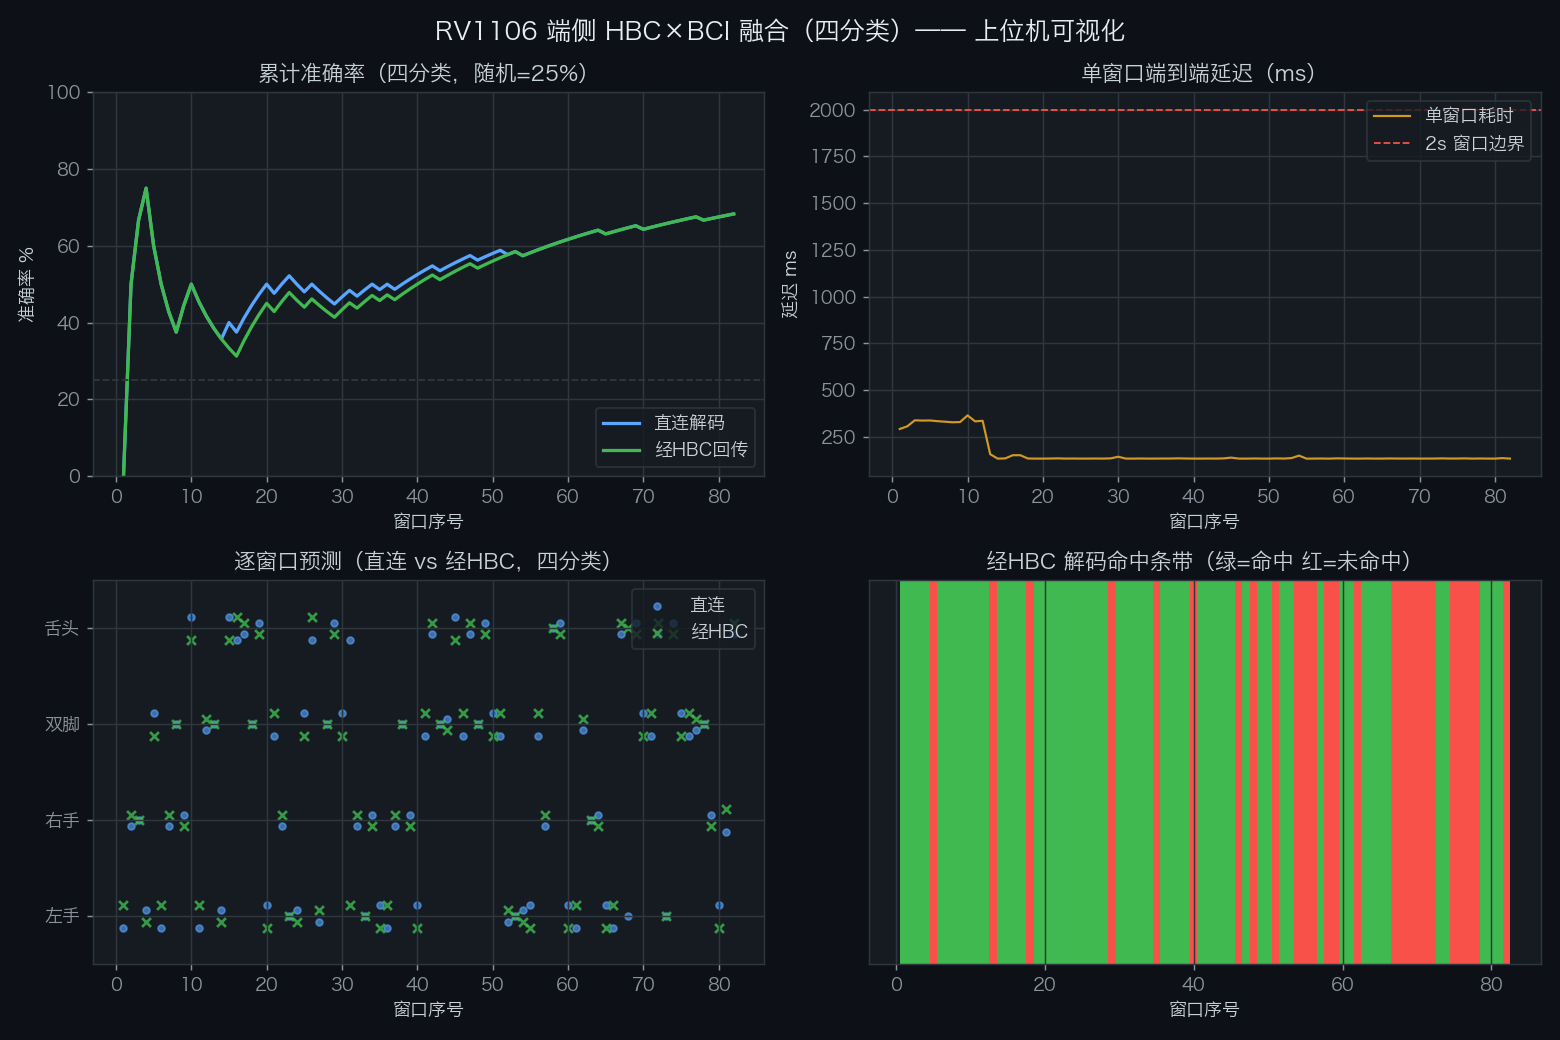

Recreate this plot in Python.
#!/usr/bin/env python3
# -*- coding: utf-8 -*-
"""
demo_visualizer.py — 上位机可视化脚本（端侧解码 → HBC 回传 → 上位机可视化，四分类）

演示链路（完整闭环，四分类 左手/右手/双脚/舌头）：
  板载 RV1106 (端侧)                        上位机 (Mac)
  ─────────────────────                    ──────────────────
  lif_surrogate_fusion_4class              demo_visualizer.py
  ① LIF-EEGNet 直连解码（类脑，四分类）      读取 adb 流式输出
  ② 8bit 量化 → OOK → HBC 信道仿真         解析逐窗口结果
     → 包络解调 → 反量化（"回传"）         终端实时打印 + 暗色图
  ③ 收端二次解码（经HBC，四分类）           （可选）matplotlib 实时曲线

板载端复用现有二进制（不重新编译）：
  - ./lif_surrogate_fusion_4class <bin> stream → 逐窗口流式输出（演示主链路）
  - ./lif_surrogate_fusion_4class <bin>         → 全量统计（直连/经HBC/一致率/每类精度）

三种运行模式（--live / --file / --mock）：
  --live   默认：adb shell 启动板载 lif_surrogate_fusion_4class stream，实时流式可视化
  --file   离线：回放一段已抓取的板载输出日志（如 lif_4class_stream.log）
  --mock   纯离线：无板子时用合成数据演示可视化本身（不冒充真实板载数字）

依赖：numpy（必需）、matplotlib（可选，缺省则自动退化为纯终端模式）。
运行（遵循本项目 Python 环境铁律，env -i 隔离）：
  env -i HOME=$HOME PATH=/usr/bin:/bin:/usr/sbin:/sbin:/opt/homebrew/bin \\
      /opt/miniconda3/envs/openmmlab/bin/python demo_visualizer.py --file lif_4class_stream.log
"""

from __future__ import annotations

import argparse
import re
import subprocess
import sys
import time
from dataclasses import dataclass, field
from pathlib import Path
from typing import Iterator, Optional

import numpy as np

# ---------------------------------------------------------------------------
# 0. 常量与标签映射
# ---------------------------------------------------------------------------
LABEL_CN = ["左手", "右手", "双脚", "舌头"]   # 四分类，与板载 lif_surrogate_fusion_4class.c 的 LABEL_CN[4] 一致
LABEL_EN = ["left hand", "right hand", "both feet", "tongue"]

# 板载流式输出行格式：
#   [  0] 真值=左手 直连=右手 经HBC=右手 ✗ | 60.2ms (实时余量 97%)
LINE_RE = re.compile(
    r"\[\s*(\d+)\]\s*"
    r"真值=(\S+)\s+直连=(\S+)\s+经HBC=(\S+)\s+([✓✗])\s*\|\s*"
    r"([\d.]+)ms\s*\(实时余量\s*([\d.]+)%\)"
)

# 汇总块行格式（lif_surrogate_fusion_4class.c 末尾；兼容二分类 hbc_bci_realtime.c 旧格式）：
#   直连解码准确率 : 56.8673% (1474/2592)
#   经HBC解码准确率: 57.1373% (1481/2592)
#   两者一致率     : 97.8395% (2536/2592)
SUMMARY_RE = re.compile(
    r"(直连解码准确率|直连准确率|经HBC解码准确率|经HBC准确率|两者一致率|平均单窗口)"
    r"\s*:\s*([\d.]+)\s*(%|ms)"
)

DEFAULT_ADB = str(Path.home() / "luckfox" / "platform-tools" / "adb")
BOARD_BIN = "lif_4class_test_full.bin"      # 四分类全量数据（2592 试次，stream 模式取前若干窗口）
BOARD_CMD = "cd /root && ./lif_surrogate_fusion_4class /root/lif_4class_test_full.bin stream"


# ---------------------------------------------------------------------------
# 1. 数据结构：单个窗口结果 + 汇总统计
# ---------------------------------------------------------------------------
@dataclass
class WindowResult:
    """解析自板载一行的单窗口结果。"""
    idx: int
    truth: int          # 真值类别 0~3（左手/右手/双脚/舌头）
    direct: int         # 直连解码预测 0~3
    hbc: int            # 经HBC回传后解码预测 0~3
    hbc_ok: bool        # 经HBC 是否命中真值
    direct_ok: bool     # 直连是否命中真值
    latency_ms: float   # 单窗口端到端处理耗时
    headroom_pct: float # 实时余量（1 - latency/2000ms）


@dataclass
class DemoStats:
    """滚动累计统计（含滑动窗口精度曲线）。"""
    results: list[WindowResult] = field(default_factory=list)
    summary: dict[str, str] = field(default_factory=dict)

    @property
    def n(self) -> int:
        return len(self.results)

    def direct_acc(self, last: Optional[int] = None) -> float:
        """直连累计/近 last 窗口准确率。"""
        r = self.results[-last:] if last else self.results
        return (sum(1 for w in r if w.direct_ok) / len(r) * 100.0) if r else 0.0

    def hbc_acc(self, last: Optional[int] = None) -> float:
        """经HBC累计/近 last 窗口准确率。"""
        r = self.results[-last:] if last else self.results
        return (sum(1 for w in r if w.hbc_ok) / len(r) * 100.0) if r else 0.0

    def consistent_rate(self) -> float:
        """直连与经HBC 预测一致率（HBC 回传是否改变解码结果）。"""
        r = self.results
        return (sum(1 for w in r if w.direct == w.hbc) / len(r) * 100.0) if r else 0.0

    def per_class_acc(self, which: str = "direct") -> list[float]:
        """每类准确率（四分类，0~3 各返回一个百分比；which ∈ {direct, hbc}）。"""
        acc = [0.0] * len(LABEL_CN)
        if not self.results:
            return acc
        for c in range(len(LABEL_CN)):
            cls = [w for w in self.results if w.truth == c]
            if cls:
                ok = (sum(1 for w in cls if w.direct_ok)
                      if which == "direct" else
                      sum(1 for w in cls if w.hbc_ok))
                acc[c] = 100.0 * ok / len(cls)
        return acc

    def latency_p50_p99(self) -> tuple[float, float]:
        a = np.array([w.latency_ms for w in self.results])
        return (float(np.percentile(a, 50)), float(np.percentile(a, 99))) if len(a) else (0.0, 0.0)


# ---------------------------------------------------------------------------
# 2. 解析
# ---------------------------------------------------------------------------
def parse_line(line: str) -> Optional[WindowResult]:
    """解析板载流式输出的一行；非数据行（表头/汇总）返回 None。"""
    line = line.strip().strip("\r\n")
    m = LINE_RE.search(line)
    if not m:
        return None
    idx, truth_cn, direct_cn, hbc_cn, mark, lat, hroom = m.groups()
    try:
        truth = LABEL_CN.index(truth_cn)
        direct = LABEL_CN.index(direct_cn)
        hbc = LABEL_CN.index(hbc_cn)
    except ValueError:
        return None
    return WindowResult(
        idx=int(idx),
        truth=truth,
        direct=direct,
        hbc=hbc,
        hbc_ok=(hbc == truth),
        direct_ok=(direct == truth),
        latency_ms=float(lat),
        headroom_pct=float(hroom),
    )


def parse_summary(line: str, stats: DemoStats) -> None:
    """提取末尾汇总块的行（如有）。"""
    m = SUMMARY_RE.search(line)
    if m:
        stats.summary[m.group(1)] = f"{m.group(2)}{m.group(3)}"


# ---------------------------------------------------------------------------
# 3. 数据源：live（adb）/ file（离线回放）/ mock（合成）
# ---------------------------------------------------------------------------
def iter_live(adb: str, timeout_s: float = 120.0) -> Iterator[str]:
    """通过 adb 启动板载 lif_surrogate_fusion_4class stream，逐行产出 stdout。

    板子若掉线/超时，抛异常，由上层捕获后提示可切离线模式。
    """
    cmd = [adb, "shell", BOARD_CMD]
    proc = subprocess.Popen(
        cmd, stdout=subprocess.PIPE, stderr=subprocess.STDOUT,
        text=True, bufsize=1,
    )
    assert proc.stdout is not None
    deadline = time.time() + timeout_s
    for raw in proc.stdout:
        yield raw
        if time.time() > deadline:
            proc.terminate()
            break
    proc.wait()


def iter_file(path: str) -> Iterator[str]:
    """离线回放：逐行读已抓取的板载日志。"""
    with open(path, "r", encoding="utf-8", errors="replace") as f:
        for line in f:
            yield line


def iter_mock(n_windows: int = 60, seed: int = 0) -> Iterator[str]:
    """纯离线合成数据源（无板子时的可视化自检，不冒充真实板载数字）。

    生成与板载格式完全一致的四分类行；准确率约 57%（与板载四分类实测
    56.87%/57.14% 同量级），但明确标注为 MOCK。
    """
    rng = np.random.default_rng(seed)
    labels = LABEL_CN
    print(f"[MOCK] 生成 {n_windows} 个合成窗口（四分类，非板载真实数据，仅演示可视化）",
          file=sys.stderr)
    for i in range(n_windows):
        truth = i % len(labels)
        # 约 57% 正确率（四分类，与板载实测同量级）+ 直连/经HBC 高度一致
        direct_ok = rng.random() < 0.57
        hbc_ok = direct_ok and (rng.random() < 0.98)  # 经HBC 与直连基本一致
        others = [c for c in range(len(labels)) if c != truth]
        direct = truth if direct_ok else int(rng.choice(others))
        hbc = truth if hbc_ok else int(rng.choice([c for c in others if c != direct] or others))
        mark = "✓" if hbc_ok else "✗"
        lat = 133.0 + rng.random() * 5.0   # ~133-138ms，与板载四分类实测同量级
        hroom = 100.0 * (1.0 - lat / 2000.0)
        yield (f"[{i:3d}] 真值={labels[truth]} 直连={labels[direct]} "
               f"经HBC={labels[hbc]} {mark} | {lat:.1f}ms (实时余量 {hroom:.1f}%)")


# ---------------------------------------------------------------------------
# 4. 终端可视化
# ---------------------------------------------------------------------------
class TerminalView:
    """ANSI 终端实时渲染：进度条 + 累计指标表。"""

    def __init__(self) -> None:
        self._clear = "\033[2J\033[H"  # 清屏并回到左上角

    def render(self, stats: DemoStats, frame_no: int) -> None:
        n = stats.n
        if n == 0:
            return
        w = stats.results[-1]
        p50, p99 = stats.latency_p50_p99()
        da = stats.direct_acc()
        ha = stats.hbc_acc()
        cr = stats.consistent_rate()

        lines = [
            "=" * 72,
            "  RV1106 端侧 HBC×BCI 融合（四分类）—— 上位机实时可视化",
            "=" * 72,
            f"  窗口 #{n:<4d}  真值={LABEL_CN[w.truth]}  直连={LABEL_CN[w.direct]}  "
            f"经HBC={LABEL_CN[w.hbc]}  {'✓' if w.hbc_ok else '✗'}",
            f"  耗时 {w.latency_ms:6.1f} ms（2s 窗口，实时余量 {w.headroom_pct:.0f}%）",
            "-" * 72,
            f"  直连准确率   : {da:5.1f}%   {self._bar(da)}",
            f"  经HBC准确率  : {ha:5.1f}%   {self._bar(ha)}",
            f"  两者一致率   : {cr:5.1f}%   （HBC 回传是否改变解码结果）",
            f"  延迟 p50/p99 : {p50:5.1f} / {p99:5.1f} ms（p99 < 2000ms 即实时）",
        ]
        if stats.summary:
            lines.append("-" * 72)
            for k, v in stats.summary.items():
                lines.append(f"  [板载汇总] {k}: {v}")
        lines.append("=" * 72)
        sys.stdout.write(self._clear + "\n".join(lines) + "\n")
        sys.stdout.flush()

    @staticmethod
    def _bar(pct: float, width: int = 40) -> str:
        filled = int(round(pct / 100.0 * width))
        return "█" * filled + "░" * (width - filled)


# ---------------------------------------------------------------------------
# 5. matplotlib 暗色图（可选依赖）
# ---------------------------------------------------------------------------
class MatplotlibView:
    """暗色 2×2 面板：精度曲线 / 延迟 / 预测一致性 / ✓✗ 条带。"""

    def __init__(self, interactive: bool, save_path: Optional[str], delay: float = 0.01):
        import matplotlib
        # 交互模式用 TkAgg 实时刷新，否则显式 Agg（无显示环境也能存图）
        backend = "TkAgg" if interactive else "Agg"
        try:
            matplotlib.use(backend)
        except Exception:
            matplotlib.use("Agg")
        import matplotlib.pyplot as plt
        self.plt = plt
        self.interactive = interactive
        self.save_path = save_path
        self.delay = delay
        # 中文字体（macOS：PingFang SC 为 .ttc 集合，fontManager 不收录，用 Hiragino Sans GB）
        plt.rcParams["font.family"] = "sans-serif"
        plt.rcParams["font.sans-serif"] = ["Hiragino Sans GB", "STHeiti", "Arial Unicode MS"]
        plt.rcParams["axes.unicode_minus"] = False
        plt.rcParams.update({
            "figure.facecolor": "#0d1117",
            "axes.facecolor": "#161b22",
            "axes.edgecolor": "#30363d",
            "axes.labelcolor": "#c9d1d9",
            "text.color": "#c9d1d9",
            "xtick.color": "#8b949e",
            "ytick.color": "#8b949e",
            "grid.color": "#30363d",
            "axes.grid": True,
        })
        self.fig, self.ax = plt.subplots(2, 2, figsize=(12, 8))
        self.fig.suptitle("RV1106 端侧 HBC×BCI 融合（四分类）—— 上位机可视化",
                          color="#e6edf3", fontsize=14)
        if interactive:
            self.plt.ion()

    def update(self, stats: DemoStats) -> None:
        n = stats.n
        if n == 0:
            return
        xs = np.arange(1, n + 1)
        da = np.array([stats.direct_acc(last=k) for k in range(1, n + 1)])
        ha = np.array([stats.hbc_acc(last=k) for k in range(1, n + 1)])
        lat = np.array([w.latency_ms for w in stats.results])
        truth = np.array([w.truth for w in stats.results])
        direct = np.array([w.direct for w in stats.results])
        hbc = np.array([w.hbc for w in stats.results])
        ok = np.array([w.hbc_ok for w in stats.results], dtype=int)

        # 左上：累计准确率曲线（直连 vs 经HBC）
        ax = self.ax[0, 0]
        ax.clear()
        ax.plot(xs, da, color="#58a6ff", lw=1.8, label="直连解码")
        ax.plot(xs, ha, color="#3fb950", lw=1.8, label="经HBC回传")
        ax.axhline(25, color="#30363d", ls="--", lw=1)   # 四分类随机基线
        ax.set_ylim(0, 100)
        ax.set_title("累计准确率（四分类，随机=25%）", color="#c9d1d9")
        ax.set_xlabel("窗口序号")
        ax.set_ylabel("准确率 %")
        ax.legend(loc="lower right", facecolor="#161b22", edgecolor="#30363d",
                  labelcolor="#c9d1d9")

        # 右上：单窗口延迟（实时余量）
        ax = self.ax[0, 1]
        ax.clear()
        ax.plot(xs, lat, color="#d29922", lw=1.2, label="单窗口耗时")
        ax.axhline(2000, color="#f85149", ls="--", lw=1, label="2s 窗口边界")
        ax.set_title("单窗口端到端延迟（ms）")
        ax.set_xlabel("窗口序号")
        ax.set_ylabel("延迟 ms")
        ax.legend(loc="upper right", facecolor="#161b22", edgecolor="#30363d",
                  labelcolor="#c9d1d9")

        # 左下：直连 vs 经HBC 逐窗口预测散点（四分类，微抖动避免重叠）
        ax = self.ax[1, 0]
        ax.clear()
        jitter = (np.arange(n) % 5) * 0.06 - 0.12   # 确定性微抖动 [-0.12, 0.12)
        ax.scatter(xs, direct + jitter, s=14, color="#58a6ff", alpha=0.6, label="直连")
        ax.scatter(xs, hbc - jitter, s=24, marker="x", color="#3fb950", alpha=0.8, label="经HBC")
        ax.set_yticks(range(len(LABEL_CN)))
        ax.set_yticklabels(LABEL_CN)
        ax.set_ylim(-0.5, len(LABEL_CN) - 0.5)
        ax.set_title("逐窗口预测（直连 vs 经HBC，四分类）")
        ax.set_xlabel("窗口序号")
        ax.legend(loc="upper right", facecolor="#161b22", edgecolor="#30363d",
                  labelcolor="#c9d1d9")

        # 右下：✓/✗ 条带（经HBC 命中与否）
        ax = self.ax[1, 1]
        ax.clear()
        cmap = {1: "#3fb950", 0: "#f85149"}
        colors = [cmap[v] for v in ok]
        ax.bar(xs, np.ones(n), color=colors, width=1.0)
        ax.set_ylim(0, 1)
        ax.set_yticks([])
        ax.set_title("经HBC 解码命中条带（绿=命中 红=未命中）", color="#c9d1d9")
        ax.set_xlabel("窗口序号")

        self.fig.tight_layout()
        if self.interactive:
            self.plt.pause(self.delay)
        if self.save_path:
            self.fig.savefig(self.save_path, dpi=130, facecolor="#0d1117")

    def close(self) -> None:
        self.plt.close(self.fig)


# ---------------------------------------------------------------------------
# 6. 主流程
# ---------------------------------------------------------------------------
def run(source: Iterator[str], stats: DemoStats, tv: TerminalView,
        mv: Optional[MatplotlibView], save_path: Optional[str]) -> None:
    """消费数据源，逐窗口更新终端与图。返回后统计写入 stats。"""
    frame = 0
    for line in source:
        w = parse_line(line)
        if w is not None:
            stats.results.append(w)
            frame += 1
            tv.render(stats, frame)
            if mv is not None:
                mv.update(stats)
        else:
            parse_summary(line, stats)

    # 收尾：无窗口数据时提示
    if stats.n == 0:
        print("[!] 未解析到任何板载窗口数据。请检查板子/日志格式。", file=sys.stderr)

    if mv is not None:
        if not mv.interactive and save_path:
            mv.update(stats)          # Agg 下最后画一次并存图
        mv.close()

    # 最终摘要打印
    print("\n" + "=" * 72)
    print("  演示结束 —— 汇总")
    print("=" * 72)
    print(f"  窗口总数     : {stats.n}")
    if stats.n:
        p50, p99 = stats.latency_p50_p99()
        print(f"  直连准确率   : {stats.direct_acc():.1f}%")
        print(f"  经HBC准确率  : {stats.hbc_acc():.1f}%")
        print(f"  两者一致率   : {stats.consistent_rate():.1f}%")
        print(f"  延迟 p50/p99 : {p50:.1f} / {p99:.1f} ms")
        print(f"  实时余量     : {2000.0 / p99:.0f}×（2s 窗口 / p99）")
        da_cls, ha_cls = stats.per_class_acc("direct"), stats.per_class_acc("hbc")
        print("  每类准确率   : " + "  ".join(
            f"{LABEL_CN[c]} {da_cls[c]:.1f}/{ha_cls[c]:.1f}%" for c in range(len(LABEL_CN))))
        print("                （直连/经HBC，四分类 0=左手 1=右手 2=双脚 3=舌头）")
    if stats.summary:
        print("  [板载原始汇总]")
        for k, v in stats.summary.items():
            print(f"    {k}: {v}")
    if save_path and Path(save_path).exists():
        print(f"\n  图已保存     : {save_path}")
    print("=" * 72)


def main() -> int:
    ap = argparse.ArgumentParser(
        description="RV1106 端侧 HBC×BCI 融合 —— 上位机可视化",
        formatter_class=argparse.RawDescriptionHelpFormatter,
    )
    ap.add_argument("--live", action="store_true",
                    help="通过 adb 实时驱动板载 lif_surrogate_fusion_4class stream（默认，需板子在线）")
    ap.add_argument("--file", type=str, default=None,
                    help="离线回放板载输出日志（如 lif_4class_stream.log）")
    ap.add_argument("--mock", action="store_true",
                    help="纯离线合成数据（无板子，仅演示可视化，不冒充真实数字）")
    ap.add_argument("--adb", type=str, default=DEFAULT_ADB, help="adb 路径")
    ap.add_argument("--windows", type=int, default=60, help="mock 模式窗口数")
    ap.add_argument("--no-plot", action="store_true", help="关闭 matplotlib，仅终端")
    ap.add_argument("--save", type=str, default="demo_visualizer.png",
                    help="最终图保存路径（关闭用 --no-plot）")
    ap.add_argument("--timeout", type=float, default=180.0,
                    help="live 模式 adb 超时（秒）")
    ap.add_argument("--replay", action="store_true",
                    help="回放 --file 日志时弹实时窗口（录屏用，配合 --file）")
    ap.add_argument("--delay", type=float, default=0.25,
                    help="replay 每窗口间隔秒数（默认 0.25，越大越慢）")
    args = ap.parse_args()

    # ---- 选择数据源 ----
    stats = DemoStats()
    if args.file:
        print(f"[数据源] 离线回放日志：{args.file}")
        source = iter_file(args.file)
    elif args.live or (not args.mock):
        print(f"[数据源] adb 实时驱动板载（{args.adb}）")
        try:
            source = iter_live(args.adb, timeout_s=args.timeout)
        except FileNotFoundError:
            print(f"[!] 找不到 adb：{args.adb}，请用 --file 或 --mock 离线演示。",
                  file=sys.stderr)
            return 2
    else:
        source = iter_mock(args.windows)

    # ---- 视图 ----
    tv = TerminalView()
    mv = None
    if not args.no_plot:
        try:
            mv = MatplotlibView(interactive=(args.file is None and not args.mock) or args.replay,
                                save_path=args.save, delay=args.delay)
            print(f"[绘图] matplotlib 暗色面板已启用，最终保存 {args.save}")
        except Exception as exc:  # noqa: BLE001
            print(f"[!] matplotlib 不可用（{exc}），退化为纯终端模式。", file=sys.stderr)
            mv = None

    try:
        run(source, stats, tv, mv, args.save)
    except KeyboardInterrupt:
        print("\n[!] 用户中断。")
        return 130
    except Exception as exc:  # noqa: BLE001
        print(f"\n[!] 运行出错：{exc}", file=sys.stderr)
        print("    若板子掉线，可用 --file lif_4class_stream.log 离线演示。", file=sys.stderr)
        return 1
    return 0


if __name__ == "__main__":
    sys.exit(main())
